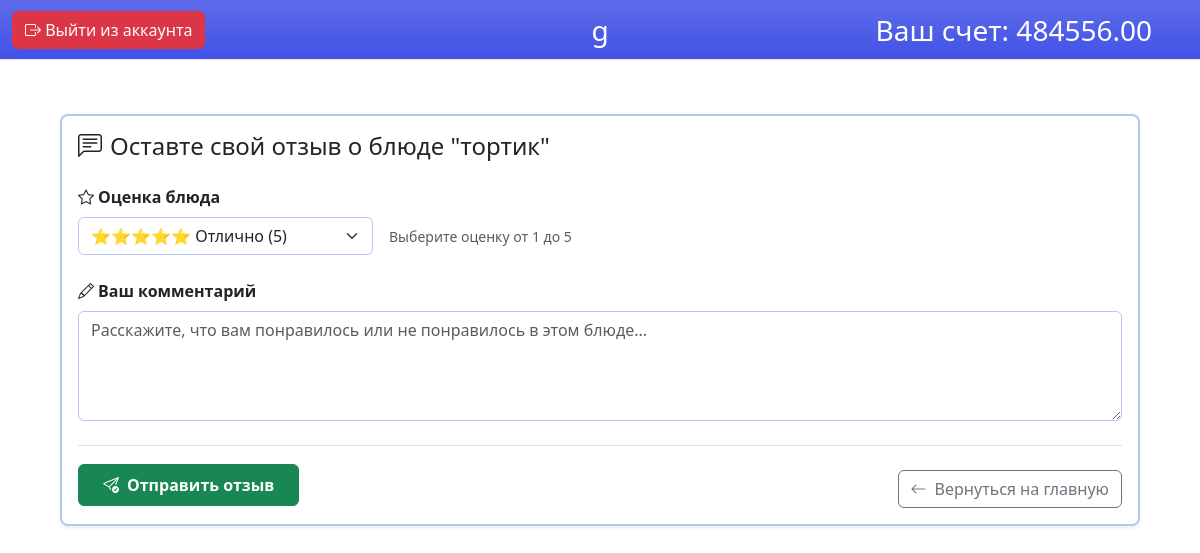
Page /student/comment/7/ (signed in) on the committed database.
### main/models.py (models this page shows, shortened)
class User(AbstractBaseUser, PermissionsMixin):
    name = models.CharField(max_length=255, verbose_name="ФИО пользователя")
    login = models.CharField(max_length=100, unique=True)
    role = models.ForeignKey(Role, on_delete=models.PROTECT, related_name="users", default=1)
    is_active = models.BooleanField(default=True)
    is_staff = models.BooleanField(default=False)
    USERNAME_FIELD = 'login'
    REQUIRED_FIELDS = ['name']
    objects = CustomUserManager()

### student/models.py (models this page shows, shortened)
class Student(models.Model):
    user = models.OneToOneField('main.User', on_delete=models.CASCADE, related_name="student_profile")
    money = models.DecimalField(max_digits=10, decimal_places=2, default=0.00)
    date = models.DateField(null=True, blank=True, verbose_name="Дата окончания абонемента")

### cook/models.py (models this page shows, shortened)
class Dish(models.Model):
    title = models.CharField(max_length=255)
    weight = models.FloatField(verbose_name="Вес (г)")
    cost = models.DecimalField(max_digits=10, decimal_places=2)
    dish_type = models.CharField(max_length=50)
    picture = models.ImageField(upload_to="pictures/dishes", null=True, blank=True)
    ingredients = models.ManyToManyField(
        Ingredient,
        through='Composition',
        related_name="dishes"
    )

### student/views.py (the view)
# urls.py: path("comment/<int:dish_id>/", views.FeedBack, name="comment_page"),
def FeedBack(request: HttpRequest,dish_id: int) -> HttpResponse:
    if not request.user.is_authenticated:
        return redirect('login')
    user_role_id = request.user.role.id if request.user.role else None
    if user_role_id != 2:
        return HttpResponseForbidden("Доступ запрещен: вы не являетесь учеником.")
    student = request.user.student_profile
    dish = get_object_or_404(Dish, id=dish_id)
    has_attended = Purchases.objects.filter(
        student=student,
        attendance=True
    ).filter(
        models.Q(menu__dish1_id=dish_id) |
        models.Q(menu__dish2_id=dish_id) |
        models.Q(menu__dish3_id=dish_id) |
        models.Q(menu__dish4_id=dish_id) |
        models.Q(menu__dish5_id=dish_id)
    ).exists()
    if not has_attended:
        return HttpResponseForbidden("Доступ запрещен: вы не можете оставить отзыв, если вы не забрали блюдо")
    if request.method == 'POST':
        form = FeedBackForm(request.POST)
        if form.is_valid():
            new_komment = Review()
            mark = form.cleaned_data.get('mark')
            comment = form.cleaned_data.get('comment')
            new_komment.comment = comment
            new_komment.mark = mark
            new_komment.date = timezone.now()
            new_komment.dish = dish
            new_komment.student = student
            new_komment.save()
            return redirect('menu_page')
        else:
            messages.error(request, "Ошибка: проверьте данные формы.")
    else:
        form = FeedBackForm()
    return render(request, 'student/comment.html', {
            'form': form,
            'dish': dish
        })

### student/forms.py
class FeedBackForm(forms.Form):
    mark = forms.ChoiceField(
        choices=[
            ('1', '1'),
            ('2', '2'),
            ('3', '3'),
            ('4', '4'),
            ('5', '5'),
        ],
        label="Оценка",
        widget=forms.Select(attrs={
            'id': 'score',
            'class': 'form-control'
        })
    )
    comment = forms.CharField(
        label="Оставьте свой комментарий",
        widget=forms.TextInput(attrs={
            'type': 'text',
            'id': 'comment',
            'class': 'form-control',
            'placeholder': 'Введите ваш комментарий...'
        }),
        max_length=500,
        required=False
    )

### templates/student/comment.html (shortened to what this page needs)
{% extends "base/base_student.html" %}
{% load static %}
{% block main %}
<div class="row row-cols-1 g-4 mx-5" style="margin-top: 90px;">
    <div class="col">
        <div class="card border-2 border-color border-opacity-25 shadow-sm rounded-3">
            <div class="card-body">
                <h4 class="card-title mb-4">
                    <i class="bi bi-chat-left-text me-2"></i>Оставте свой отзыв о блюде "{{ dish.title }}"
                </h4>
                <form method="post" class="mt-3">
                    <div class="mb-4">
                        <label for="mark" class="form-label fw-semibold mb-2">
                            <i class="bi bi-star me-1"></i>Оценка блюда
                        </label>
                        <div class="d-flex align-items-center">
                            <select id="mark" name="mark" class="form-select border-color w-auto">
                                <option value="5">⭐⭐⭐⭐⭐ Отлично (5)</option>
                            </select>
                            <span class="ms-3 text-muted">
                                <small>Выберите оценку от 1 до 5</small>
                            </span>
                        </div>
                    </div>
                    <div class="mb-4">
                        <label for="comment" class="form-label fw-semibold mb-2">
                            <i class="bi bi-pencil me-1"></i>Ваш комментарий
                        </label>
                        <textarea id="comment" name="comment" class="form-control border-color" rows="4"
                                placeholder="Расскажите, что вам понравилось или не понравилось в этом блюде..."></textarea>
                    </div>
                    <div class="d-flex justify-content-between align-items-center mt-4 pt-3 border-top">
                        <button type="submit" id="comment-button" class="btn btn-success px-4 py-2 fw-bold">
                            <i class="bi bi-send-check me-2"></i>Отправить отзыв
                        </button>
                        <a href="{% url 'main_page' %}" class="btn btn-outline-secondary mt-2"><i class="bi bi-arrow-left me-2"></i>Вернуться на главную</a>
                    </div>
                </form>
            </div>
        </div>
    </div>
</div>
{% endblock %}

### templates/base/base_student.html (shortened to what this page needs)
<!DOCTYPE html>
<html lang="ru">
<head>
</head>
<body>
        <link href="https://cdn.jsdelivr.net/npm/bootstrap@5.3.8/dist/css/bootstrap.min.css" rel="stylesheet">
        <link rel="stylesheet" href="https://cdn.jsdelivr.net/npm/bootstrap-icons@1.10.0/font/bootstrap-icons.css">
    <main>
            <nav class="navbar bg-top bg-gradient text-white fixed-top border-bottom py-2" style="min-height: 60px;">
                <div class="container-fluid d-flex justify-content-between align-items-center position-relative">
                    <p class="fs-3 text-center position-absolute top-50 start-50 translate-middle mb-0">
                        {{ user.name }}
                    </p>
                    <p class="fs-3 text-center position-absolute top-50 end-0 translate-middle-y me-5">
                        Ваш счет: {{ user.student_profile.money }}
                    </p>
                    <a href="{% url 'logout' %}" class="btn btn-danger"><i class="bi bi-box-arrow-right"></i> Выйти из аккаунта</a>
                </div>
            </nav>
        {% block main %}
        {% endblock %}
    </main>
</body>
</html>

### templates/base/base_student.html (style rules this page uses)
.border-color { border-color: #b5c6f5 !important; }
.bg-top { background-color: #4252e6; }

### rows in the picture
User: name "g", student_profile.money "484556.00"
Dish: title "тортик"
